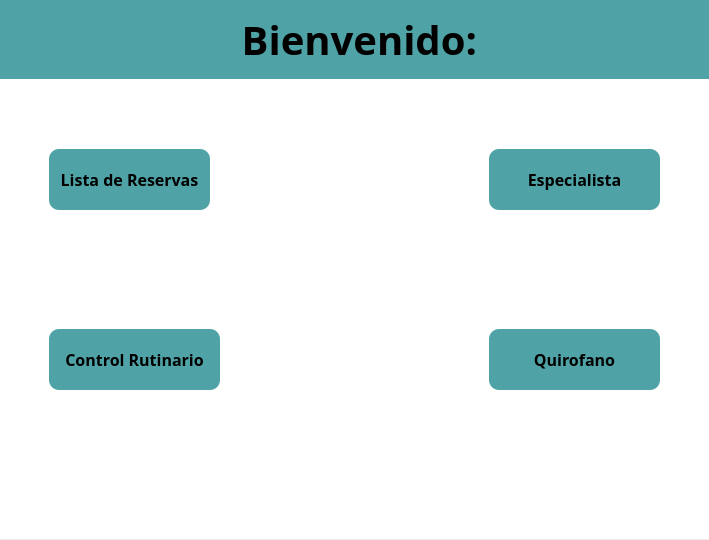
<?xml version="1.0" encoding="UTF-8"?>
<ui version="4.0">
 <class>MainWindow</class>
 <widget class="QMainWindow" name="MainWindow">
  <property name="geometry">
   <rect>
    <x>0</x>
    <y>0</y>
    <width>709</width>
    <height>540</height>
   </rect>
  </property>
  <property name="minimumSize">
   <size>
    <width>709</width>
    <height>540</height>
   </size>
  </property>
  <property name="maximumSize">
   <size>
    <width>709</width>
    <height>540</height>
   </size>
  </property>
  <property name="windowTitle">
   <string>MainWindow</string>
  </property>
  <widget class="QWidget" name="centralwidget">
   <widget class="QWidget" name="widget" native="true">
    <property name="geometry">
     <rect>
      <x>-1</x>
      <y>-1</y>
      <width>741</width>
      <height>540</height>
     </rect>
    </property>
    <widget class="QLabel" name="label">
     <property name="geometry">
      <rect>
       <x>0</x>
       <y>0</y>
       <width>731</width>
       <height>541</height>
      </rect>
     </property>
     <property name="minimumSize">
      <size>
       <width>731</width>
       <height>541</height>
      </size>
     </property>
     <property name="maximumSize">
      <size>
       <width>731</width>
       <height>541</height>
      </size>
     </property>
     <property name="styleSheet">
      <string notr="true">background: #FFFFFF;</string>
     </property>
     <property name="text">
      <string/>
     </property>
     <property name="alignment">
      <set>Qt::AlignCenter</set>
     </property>
    </widget>
    <widget class="QLabel" name="label_2">
     <property name="geometry">
      <rect>
       <x>0</x>
       <y>0</y>
       <width>731</width>
       <height>80</height>
      </rect>
     </property>
     <property name="font">
      <font>
       <family>Corbel</family>
       <pointsize>30</pointsize>
       <weight>75</weight>
       <bold>true</bold>
       <underline>false</underline>
       <kerning>true</kerning>
      </font>
     </property>
     <property name="layoutDirection">
      <enum>Qt::LeftToRight</enum>
     </property>
     <property name="styleSheet">
      <string notr="true">background: #4fa3a6;</string>
     </property>
     <property name="text">
      <string>Bienvenido: </string>
     </property>
     <property name="alignment">
      <set>Qt::AlignCenter</set>
     </property>
    </widget>
    <widget class="QLabel" name="label_3">
     <property name="geometry">
      <rect>
       <x>210</x>
       <y>140</y>
       <width>291</width>
       <height>281</height>
      </rect>
     </property>
     <property name="font">
      <font>
       <pointsize>6</pointsize>
      </font>
     </property>
     <property name="styleSheet">
      <string notr="true">border-image: url(:/image/perro.png);</string>
     </property>
     <property name="text">
      <string/>
     </property>
     <property name="pixmap">
      <pixmap>../imagenes/Logo-removebg-preview.png</pixmap>
     </property>
    </widget>
    <widget class="QPushButton" name="Lista_reservas">
     <property name="geometry">
      <rect>
       <x>50</x>
       <y>150</y>
       <width>161</width>
       <height>61</height>
      </rect>
     </property>
     <property name="font">
      <font>
       <family>Corbel</family>
       <pointsize>12</pointsize>
       <weight>75</weight>
       <bold>true</bold>
      </font>
     </property>
     <property name="styleSheet">
      <string notr="true">QPushButton {
    background: #4fa3a6;
    border-radius: 10px;
}

QPushButton::hover {
    background: #74b6b6;
}
</string>
     </property>
     <property name="text">
      <string>Lista de Reservas</string>
     </property>
    </widget>
    <widget class="QPushButton" name="control_rutinario">
     <property name="geometry">
      <rect>
       <x>50</x>
       <y>330</y>
       <width>171</width>
       <height>61</height>
      </rect>
     </property>
     <property name="font">
      <font>
       <family>Corbel</family>
       <pointsize>12</pointsize>
       <weight>75</weight>
       <bold>true</bold>
      </font>
     </property>
     <property name="styleSheet">
      <string notr="true">QPushButton {
    background: #4fa3a6;
    border-radius: 10px;
}

QPushButton::hover {
    background: #74b6b6;
}
</string>
     </property>
     <property name="text">
      <string>Control Rutinario</string>
     </property>
    </widget>
    <widget class="QPushButton" name="botonAtras">
     <property name="geometry">
      <rect>
       <x>20</x>
       <y>20</y>
       <width>41</width>
       <height>41</height>
      </rect>
     </property>
     <property name="styleSheet">
      <string notr="true">


QPushButton {
  
    
    border-radius: 20px;

  
}

QPushButton::hover {
    background: #74b6b6;
}
</string>
     </property>
     <property name="text">
      <string/>
     </property>
     <property name="icon">
      <iconset>
       <normaloff>../imagenes/Atras.png</normaloff>../imagenes/Atras.png</iconset>
     </property>
     <property name="iconSize">
      <size>
       <width>71</width>
       <height>61</height>
      </size>
     </property>
    </widget>
    <widget class="QPushButton" name="especialista">
     <property name="geometry">
      <rect>
       <x>490</x>
       <y>150</y>
       <width>171</width>
       <height>61</height>
      </rect>
     </property>
     <property name="font">
      <font>
       <family>Corbel</family>
       <pointsize>12</pointsize>
       <weight>75</weight>
       <bold>true</bold>
      </font>
     </property>
     <property name="styleSheet">
      <string notr="true">QPushButton {
    background: #4fa3a6;
    border-radius: 10px;
}

QPushButton::hover {
    background: #74b6b6;
}
</string>
     </property>
     <property name="text">
      <string>Especialista</string>
     </property>
    </widget>
    <widget class="QPushButton" name="quirofano">
     <property name="geometry">
      <rect>
       <x>490</x>
       <y>330</y>
       <width>171</width>
       <height>61</height>
      </rect>
     </property>
     <property name="font">
      <font>
       <family>Corbel</family>
       <pointsize>12</pointsize>
       <weight>75</weight>
       <bold>true</bold>
      </font>
     </property>
     <property name="styleSheet">
      <string notr="true">QPushButton {
    background: #4fa3a6;
    border-radius: 10px;
}

QPushButton::hover {
    background: #74b6b6;
}
</string>
     </property>
     <property name="text">
      <string>Quirofano</string>
     </property>
    </widget>
   </widget>
  </widget>
 </widget>
 <resources>
  <include location="res.qrc"/>
 </resources>
 <connections/>
</ui>
